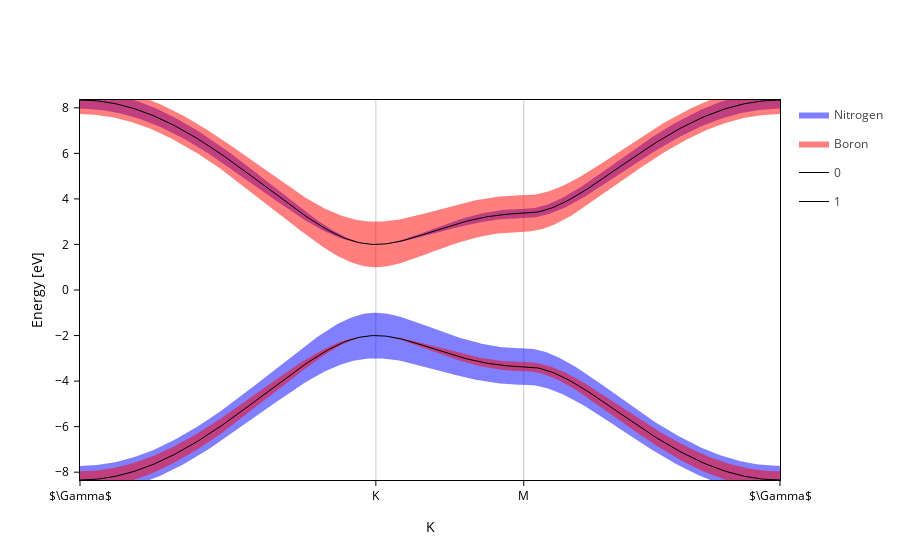

Notebook code for this chart:
### Markdown cell above
Or write them yourself if you want the maximum flexibility:

### Code cell
fatbands.update_settings(groups=[
    {"species": "N", "color": "blue", "name": "Nitrogen"},
    {"species": "B", "color": "red", "name": "Boron"}
])

### Figure 1 — Plotly figure (JSON) as saved in the notebook; plotly's stock layout.template omitted (floating-point values rounded to 4 significant figures; data arrays with more than 128 entries replaced by an {"elided": "..."} marker saying what was removed)
{"data": [{"fill": "toself", "legendgroup": "Nitrogen", "line": {"color": "blue", "width": 0}, "mode": "lines", "name": "Nitrogen", "showlegend": true, "type": "scatter", "uid": "dee5d374-8b9b-4321-937c-1a05a264359c", "x": {"elided": "602 float values"}, "y": {"elided": "602 float values"}}, {"fill": "toself", "legendgroup": "Nitrogen", "line": {"color": "blue", "width": 0}, "mode": "lines", "name": "Nitrogen", "showlegend": false, "type": "scatter", "uid": "ee8d88e1-1bb1-4fab-80c8-3a98f454010f", "x": {"elided": "602 float values"}, "y": {"elided": "602 float values"}}, {"fill": "toself", "legendgroup": "Boron", "line": {"color": "red", "width": 0}, "mode": "lines", "name": "Boron", "showlegend": true, "type": "scatter", "uid": "5f860ef2-517a-4bf2-9728-797f1bf5f587", "x": {"elided": "602 float values"}, "y": {"elided": "602 float values"}}, {"fill": "toself", "legendgroup": "Boron", "line": {"color": "red", "width": 0}, "mode": "lines", "name": "Boron", "showlegend": false, "type": "scatter", "uid": "c22092ae-eb6b-4ae1-a9e2-528f9d3da169", "x": {"elided": "602 float values"}, "y": {"elided": "602 float values"}}, {"hoverinfo": "name", "hovertemplate": "%{y:.2f} eV", "line": {"color": "black", "width": 1.0}, "mode": "lines", "name": "0", "opacity": 1, "type": "scatter", "uid": "7fa82524-defc-41d3-b91d-c04c9df46a96", "x": {"elided": "301 float values"}, "y": {"elided": "301 float values"}}, {"hoverinfo": "name", "hovertemplate": "%{y:.2f} eV", "line": {"color": "black", "width": 1.0}, "mode": "lines", "name": "1", "opacity": 1, "type": "scatter", "uid": "fc4eccea-3de6-4750-9f36-43a7a9b63451", "x": {"elided": "301 float values"}, "y": {"elided": "301 float values"}}], "layout": {"xaxis": {"mirror": true, "range": [0.0, 4.03], "showgrid": true, "ticktext": ["$\\Gamma$", "K", "M", "$\\Gamma$"], "tickvals": [0.0, 1.703, 2.555, 4.03], "title": {"text": "K"}}, "yaxis": {"mirror": true, "range": [-8.343, 8.343], "title": {"text": "Energy [eV]"}}}}
